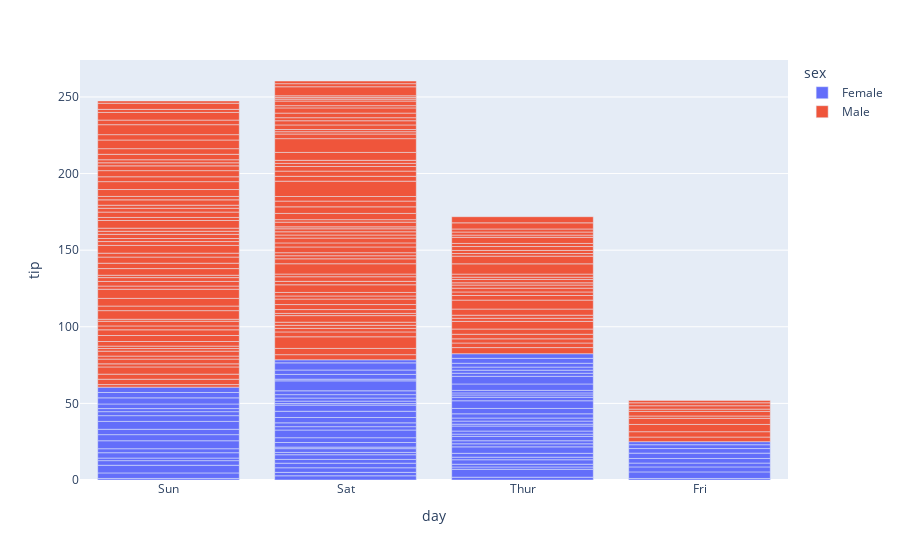

This figure's notebook cell:
### Code cell
import plotly.express as px
import pandas as pd

# reading the database
data = pd.read_csv("tips.csv")

# plotting the scatter chart
fig = px.bar(data, x='day', y='tip', color='sex')

# showing the plot
fig.show()

### Figure 1 — Plotly figure (JSON) as saved in the notebook; plotly's stock layout.template omitted (floating-point values rounded to 4 significant figures; data arrays with more than 128 entries replaced by an {"elided": "..."} marker saying what was removed)
{"data": [{"alignmentgroup": "True", "hovertemplate": "sex=Female<br>day=%{x}<br>tip=%{y}<extra></extra>", "legendgroup": "Female", "marker": {"color": "#636efa", "pattern": {"shape": ""}}, "name": "Female", "offsetgroup": "Female", "orientation": "v", "showlegend": true, "textposition": "auto", "type": "bar", "x": ["Sun", "Sun", "Sun", "Sun", "Sun", "Sun", "Sat", "Sat", "Sat", "Sat", "Sat", "Sat", "Sun", "Sun", "Sat", "Sat", "Sat", "Sat", "Sat", "Sat", "Sat", "Thur", "Thur", "Fri", "Fri", "Fri", "Fri", "Fri", "Sat", "Sat", "Sat", "Sat", "Sat", "Sun", "Sun", "Thur", "Thur", "Thur", "Thur", "Thur", "Thur", "Thur", "Thur", "Thur", "Thur", "Thur", "Thur", "Thur", "Thur", "Thur", "Thur", "Thur", "Thur", "Thur", "Thur", "Thur", "Thur", "Sun", "Sun", "Sun", "Sun", "Sun", "Sat", "Sat", "Sun", "Sun", "Sun", "Thur", "Thur", "Thur", "Thur", "Thur", "Thur", "Thur", "Sat", "Sat", "Sat", "Sat", "Sat", "Fri", "Fri", "Fri", "Fri", "Sat", "Sat", "Sat", "Thur"], "xaxis": "x", "y": [1.01, 3.61, 5, 3.02, 1.67, 3.5, 2.75, 2.23, 3, 3, 2.45, 3.07, 2.6, 5.2, 1.5, 2.47, 1, 3, 3.14, 5, 2.2, 1.83, 5.17, 1, 4.3, 3.25, 2.5, 3, 2.5, 3.48, 4.08, 4, 1, 4, 3.5, 1.5, 1.8, 2.92, 1.68, 2.52, 4.2, 2, 2, 2.83, 1.5, 2, 3.25, 1.25, 2, 2, 2.75, 3.5, 5, 2.3, 1.5, 1.36, 1.63, 5.14, 3.75, 2.61, 2, 3, 1.61, 2, 4, 3.5, 3.5, 4.19, 5, 2, 2.01, 2, 2.5, 3.23, 2.23, 2.5, 6.5, 1.1, 3.09, 3.48, 3, 2.5, 2, 2.88, 4.67, 2, 3], "yaxis": "y"}, {"alignmentgroup": "True", "hovertemplate": "sex=Male<br>day=%{x}<br>tip=%{y}<extra></extra>", "legendgroup": "Male", "marker": {"color": "#EF553B", "pattern": {"shape": ""}}, "name": "Male", "offsetgroup": "Male", "orientation": "v", "showlegend": true, "textposition": "auto", "type": "bar", "x": {"elided": "157 str values"}, "xaxis": "x", "y": {"elided": "157 float values"}, "yaxis": "y"}], "layout": {"barmode": "relative", "legend": {"title": {"text": "sex"}, "tracegroupgap": 0}, "margin": {"t": 60}, "xaxis": {"anchor": "y", "domain": [0, 1], "title": {"text": "day"}}, "yaxis": {"anchor": "x", "domain": [0, 1], "title": {"text": "tip"}}}}
